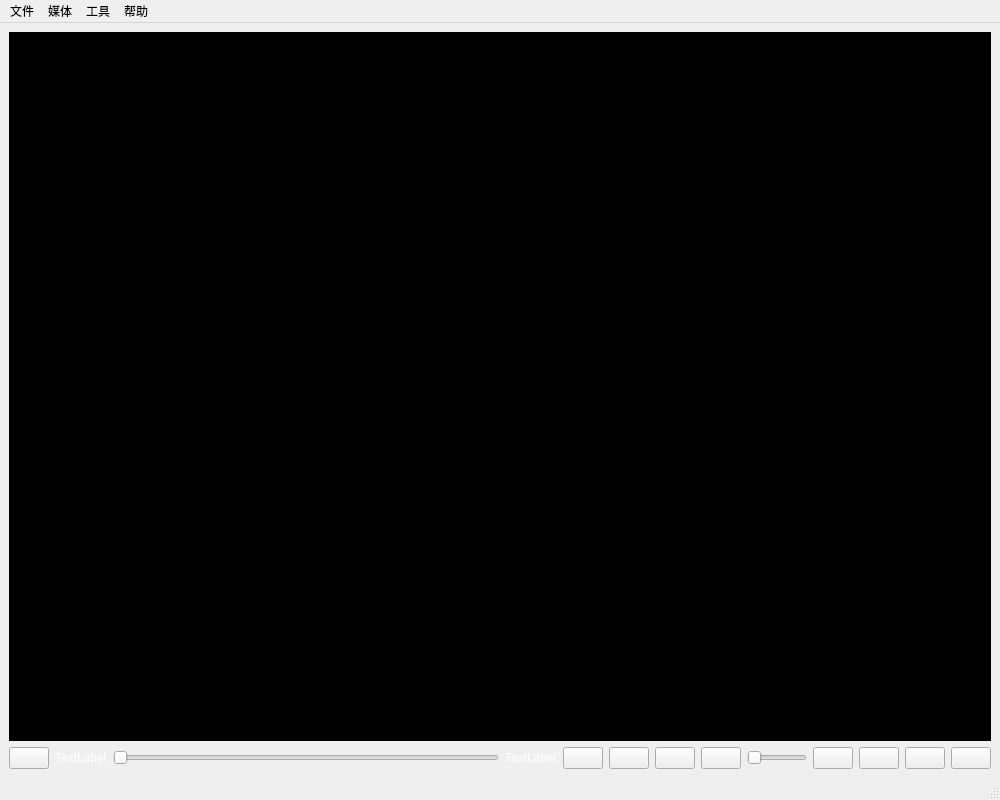
<?xml version="1.0" encoding="UTF-8"?>
<ui version="4.0">
 <class>SimplePlayer</class>
 <widget class="QMainWindow" name="SimplePlayer">
  <property name="geometry">
   <rect>
    <x>0</x>
    <y>0</y>
    <width>1000</width>
    <height>800</height>
   </rect>
  </property>
  <property name="minimumSize">
   <size>
    <width>1000</width>
    <height>800</height>
   </size>
  </property>
  <property name="windowTitle">
   <string>Demo Player</string>
  </property>
  <property name="styleSheet">
   <string notr="true">#SimperPlayer
{
border-image: url(:/new/player of icon/image/壁纸.jpg);}</string>
  </property>
  <widget class="QWidget" name="centralwidget">
   <property name="styleSheet">
    <string notr="true">#centralwidget
{
background-image: url(:/new/player of icon/image/壁纸.jpg);
}</string>
   </property>
   <layout class="QHBoxLayout" name="horizontalLayout_3">
    <item>
     <layout class="QVBoxLayout" name="verticalLayout_2">
      <item>
       <layout class="QVBoxLayout" name="verticalLayout">
        <item>
         <widget class="VlcWidgetVideo" name="video" native="true">
          <property name="minimumSize">
           <size>
            <width>0</width>
            <height>300</height>
           </size>
          </property>
          <property name="sizeIncrement">
           <size>
            <width>0</width>
            <height>0</height>
           </size>
          </property>
          <property name="styleSheet">
           <string notr="true">background-color: rgb(0, 0, 0);</string>
          </property>
         </widget>
        </item>
        <item>
         <layout class="QHBoxLayout" name="horizontalLayout">
          <item>
           <widget class="QPushButton" name="pause">
            <property name="text">
             <string/>
            </property>
            <property name="icon">
             <iconset resource="image.qrc">
              <normaloff>:/new/player of icon/image/播放.ico</normaloff>:/new/player of icon/image/播放.ico</iconset>
            </property>
            <property name="iconSize">
             <size>
              <width>15</width>
              <height>15</height>
             </size>
            </property>
            <property name="checkable">
             <bool>false</bool>
            </property>
            <property name="flat">
             <bool>false</bool>
            </property>
           </widget>
          </item>
          <item>
           <widget class="QLabel" name="CurrentTimeLabel">
            <property name="styleSheet">
             <string notr="true">color:rgb(255, 255, 255);</string>
            </property>
            <property name="text">
             <string>TextLabel</string>
            </property>
           </widget>
          </item>
          <item>
           <widget class="CustomSeekSlider" name="seekSlider">
            <property name="enabled">
             <bool>true</bool>
            </property>
            <property name="minimumSize">
             <size>
              <width>300</width>
              <height>0</height>
             </size>
            </property>
            <property name="orientation">
             <enum>Qt::Horizontal</enum>
            </property>
           </widget>
          </item>
          <item>
           <widget class="QLabel" name="MediaDurationLabel">
            <property name="styleSheet">
             <string notr="true">color:rgb(255, 255, 255);</string>
            </property>
            <property name="text">
             <string>TextLabel</string>
            </property>
           </widget>
          </item>
          <item>
           <widget class="QPushButton" name="btnPrevious">
            <property name="text">
             <string/>
            </property>
            <property name="icon">
             <iconset resource="image.qrc">
              <normaloff>:/new/player of icon/image/左.ico</normaloff>:/new/player of icon/image/左.ico</iconset>
            </property>
            <property name="iconSize">
             <size>
              <width>15</width>
              <height>15</height>
             </size>
            </property>
           </widget>
          </item>
          <item>
           <widget class="QPushButton" name="stop">
            <property name="text">
             <string/>
            </property>
            <property name="icon">
             <iconset resource="image.qrc">
              <normaloff>:/new/player of icon/image/停止.ico</normaloff>:/new/player of icon/image/停止.ico</iconset>
            </property>
            <property name="iconSize">
             <size>
              <width>15</width>
              <height>15</height>
             </size>
            </property>
           </widget>
          </item>
          <item>
           <widget class="QPushButton" name="btnNext">
            <property name="text">
             <string/>
            </property>
            <property name="icon">
             <iconset resource="image.qrc">
              <normaloff>:/new/player of icon/image/右.ico</normaloff>:/new/player of icon/image/右.ico</iconset>
            </property>
            <property name="iconSize">
             <size>
              <width>15</width>
              <height>15</height>
             </size>
            </property>
           </widget>
          </item>
          <item>
           <widget class="QPushButton" name="volumeButton">
            <property name="text">
             <string/>
            </property>
            <property name="icon">
             <iconset resource="image.qrc">
              <normaloff>:/new/player of icon/image/音量.ico</normaloff>:/new/player of icon/image/音量.ico</iconset>
            </property>
           </widget>
          </item>
          <item>
           <widget class="CustomVolumeSlider" name="volumeSlider">
            <property name="minimumSize">
             <size>
              <width>0</width>
              <height>0</height>
             </size>
            </property>
            <property name="maximumSize">
             <size>
              <width>60</width>
              <height>16777215</height>
             </size>
            </property>
            <property name="orientation">
             <enum>Qt::Horizontal</enum>
            </property>
           </widget>
          </item>
          <item>
           <widget class="QPushButton" name="modeButton">
            <property name="text">
             <string/>
            </property>
            <property name="icon">
             <iconset resource="image.qrc">
              <normaloff>:/new/player of icon/image/顺序播放.ico</normaloff>:/new/player of icon/image/顺序播放.ico</iconset>
            </property>
            <property name="iconSize">
             <size>
              <width>16</width>
              <height>16</height>
             </size>
            </property>
           </widget>
          </item>
          <item>
           <widget class="QPushButton" name="snapshotButton">
            <property name="text">
             <string/>
            </property>
            <property name="icon">
             <iconset resource="image.qrc">
              <normaloff>:/new/player of icon/image/截图.ico</normaloff>:/new/player of icon/image/截图.ico</iconset>
            </property>
            <property name="iconSize">
             <size>
              <width>16</width>
              <height>16</height>
             </size>
            </property>
           </widget>
          </item>
          <item>
           <widget class="QPushButton" name="fullButton">
            <property name="text">
             <string/>
            </property>
            <property name="icon">
             <iconset resource="image.qrc">
              <normaloff>:/new/player of icon/image/全屏.ico</normaloff>:/new/player of icon/image/全屏.ico</iconset>
            </property>
            <property name="iconSize">
             <size>
              <width>16</width>
              <height>16</height>
             </size>
            </property>
           </widget>
          </item>
          <item>
           <widget class="QPushButton" name="listButton">
            <property name="text">
             <string/>
            </property>
            <property name="icon">
             <iconset resource="image.qrc">
              <normaloff>:/new/player of icon/image/列表.ico</normaloff>:/new/player of icon/image/列表.ico</iconset>
            </property>
            <property name="iconSize">
             <size>
              <width>16</width>
              <height>16</height>
             </size>
            </property>
           </widget>
          </item>
         </layout>
        </item>
       </layout>
      </item>
     </layout>
    </item>
   </layout>
  </widget>
  <widget class="QMenuBar" name="menubar">
   <property name="geometry">
    <rect>
     <x>0</x>
     <y>0</y>
     <width>1000</width>
     <height>20</height>
    </rect>
   </property>
   <widget class="QMenu" name="menuFile">
    <property name="title">
     <string>文件</string>
    </property>
    <addaction name="actionOpenLocal"/>
    <addaction name="actionOpenUrl"/>
    <addaction name="separator"/>
    <addaction name="actionQuit"/>
   </widget>
   <widget class="QMenu" name="menuMedia">
    <property name="title">
     <string>媒体</string>
    </property>
    <widget class="QMenu" name="menu_2">
     <property name="title">
      <string>播放模式</string>
     </property>
     <addaction name="action_mode_1"/>
    </widget>
    <addaction name="actionPause"/>
    <addaction name="action_mute"/>
    <addaction name="actionStop"/>
    <addaction name="actionfull"/>
    <addaction name="menu_2"/>
   </widget>
   <widget class="QMenu" name="menuHelp">
    <property name="title">
     <string>帮助</string>
    </property>
    <addaction name="actionAbout"/>
   </widget>
   <widget class="QMenu" name="menu">
    <property name="title">
     <string>工具</string>
    </property>
    <addaction name="action_list"/>
    <addaction name="actionsnapshut"/>
   </widget>
   <addaction name="menuFile"/>
   <addaction name="menuMedia"/>
   <addaction name="menu"/>
   <addaction name="menuHelp"/>
  </widget>
  <widget class="QStatusBar" name="statusbar"/>
  <action name="actionQuit">
   <property name="text">
    <string>退出</string>
   </property>
  </action>
  <action name="actionPause">
   <property name="text">
    <string>暂停</string>
   </property>
  </action>
  <action name="actionStop">
   <property name="text">
    <string>停止</string>
   </property>
  </action>
  <action name="actionOpenLocal">
   <property name="text">
    <string>打开本地</string>
   </property>
  </action>
  <action name="actionOpenUrl">
   <property name="text">
    <string>打开网络流</string>
   </property>
  </action>
  <action name="actionAbout">
   <property name="text">
    <string>关于</string>
   </property>
  </action>
  <action name="actionsnapshut">
   <property name="text">
    <string>截图</string>
   </property>
  </action>
  <action name="actionfull">
   <property name="text">
    <string>全屏</string>
   </property>
  </action>
  <action name="action_mute">
   <property name="text">
    <string>静音</string>
   </property>
  </action>
  <action name="action_mode_1">
   <property name="text">
    <string>顺序播放</string>
   </property>
  </action>
  <action name="action_list">
   <property name="text">
    <string>打开播放列表</string>
   </property>
  </action>
 </widget>
 <customwidgets>
  <customwidget>
   <class>VlcWidgetVideo</class>
   <extends>QWidget</extends>
   <header location="global">VLCQtWidgets/WidgetVideo.h</header>
   <container>1</container>
   <slots>
    <signal>fullscreen()</signal>
    <slot>toggleFullscreen()</slot>
   </slots>
  </customwidget>
  <customwidget>
   <class>CustomSeekSlider</class>
   <extends>QSlider</extends>
   <header>customseekslider.h</header>
  </customwidget>
  <customwidget>
   <class>CustomVolumeSlider</class>
   <extends>QSlider</extends>
   <header>customvolumeslider.h</header>
  </customwidget>
 </customwidgets>
 <resources>
  <include location="image.qrc"/>
 </resources>
 <connections>
  <connection>
   <sender>actionQuit</sender>
   <signal>triggered()</signal>
   <receiver>SimplePlayer</receiver>
   <slot>close()</slot>
   <hints>
    <hint type="sourcelabel">
     <x>-1</x>
     <y>-1</y>
    </hint>
    <hint type="destinationlabel">
     <x>399</x>
     <y>299</y>
    </hint>
   </hints>
  </connection>
 </connections>
</ui>
